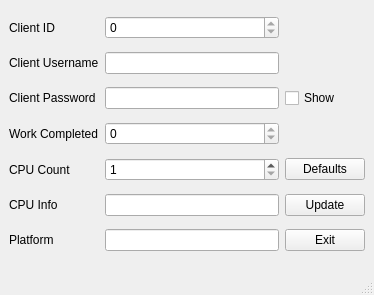
<?xml version="1.0" encoding="UTF-8"?>
<ui version="4.0">
 <class>EditClient</class>
 <widget class="QMainWindow" name="EditClient">
  <property name="geometry">
   <rect>
    <x>0</x>
    <y>0</y>
    <width>374</width>
    <height>295</height>
   </rect>
  </property>
  <property name="windowTitle">
   <string>Edit Client</string>
  </property>
  <widget class="QWidget" name="centralwidget">
   <layout class="QGridLayout" name="gridLayout">
    <item row="6" column="0">
     <widget class="QLabel" name="label_5">
      <property name="text">
       <string>CPU Info</string>
      </property>
     </widget>
    </item>
    <item row="5" column="1">
     <widget class="QSpinBox" name="numCPUCount">
      <property name="minimum">
       <number>1</number>
      </property>
      <property name="maximum">
       <number>128</number>
      </property>
      <property name="value">
       <number>1</number>
      </property>
     </widget>
    </item>
    <item row="6" column="2">
     <widget class="QPushButton" name="btnUpdate">
      <property name="text">
       <string>Update</string>
      </property>
     </widget>
    </item>
    <item row="0" column="0">
     <widget class="QLabel" name="label">
      <property name="text">
       <string>Client ID</string>
      </property>
     </widget>
    </item>
    <item row="7" column="0">
     <widget class="QLabel" name="label_6">
      <property name="text">
       <string>Platform</string>
      </property>
     </widget>
    </item>
    <item row="0" column="1">
     <widget class="QSpinBox" name="numClientID">
      <property name="readOnly">
       <bool>true</bool>
      </property>
     </widget>
    </item>
    <item row="2" column="0">
     <widget class="QLabel" name="label_2">
      <property name="text">
       <string>Client Username</string>
      </property>
     </widget>
    </item>
    <item row="6" column="1">
     <widget class="QLineEdit" name="txtCPUInfo"/>
    </item>
    <item row="7" column="2">
     <widget class="QPushButton" name="btnExit">
      <property name="text">
       <string>Exit</string>
      </property>
     </widget>
    </item>
    <item row="4" column="1">
     <widget class="QSpinBox" name="numWorkCompleted">
      <property name="readOnly">
       <bool>true</bool>
      </property>
     </widget>
    </item>
    <item row="4" column="0">
     <widget class="QLabel" name="label_3">
      <property name="text">
       <string>Work Completed</string>
      </property>
     </widget>
    </item>
    <item row="5" column="0">
     <widget class="QLabel" name="label_4">
      <property name="text">
       <string>CPU Count</string>
      </property>
     </widget>
    </item>
    <item row="7" column="1">
     <widget class="QLineEdit" name="txtPlatform"/>
    </item>
    <item row="2" column="1">
     <widget class="QLineEdit" name="txtClientUsername"/>
    </item>
    <item row="3" column="0">
     <widget class="QLabel" name="label_7">
      <property name="text">
       <string>Client Password</string>
      </property>
     </widget>
    </item>
    <item row="3" column="1">
     <widget class="QLineEdit" name="txtClientPassword"/>
    </item>
    <item row="3" column="2">
     <widget class="QCheckBox" name="chkShowPassword">
      <property name="text">
       <string>Show</string>
      </property>
     </widget>
    </item>
    <item row="5" column="2">
     <widget class="QPushButton" name="btnLoadDefaults">
      <property name="text">
       <string>Defaults</string>
      </property>
     </widget>
    </item>
   </layout>
  </widget>
  <widget class="QMenuBar" name="menubar">
   <property name="geometry">
    <rect>
     <x>0</x>
     <y>0</y>
     <width>374</width>
     <height>26</height>
    </rect>
   </property>
  </widget>
  <widget class="QStatusBar" name="statusbar"/>
 </widget>
 <resources/>
 <connections/>
</ui>
